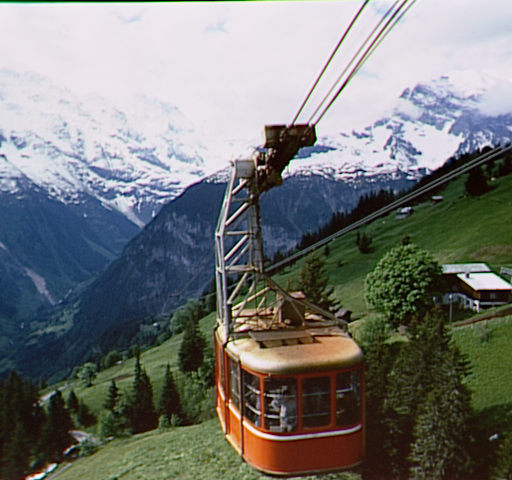
#> input picture cablecar.bmp, 512 x 480 px
$ python part5_channels_split_merge.py
#> lines starting #> are read from the running program, lines starting #| are printed output that depends on the picture
import cv2
import numpy as np
import matplotlib.pyplot as plt

# Read the image
img = cv2.imread('cablecar.bmp')
#> img is the input picture: shape (480, 512, 3); mean B, G, R 117.6, 120, 117.9

if img is None:
    print("Erreur : Impossible de charger l'image.")
else:
    # Separate RGB images (Note: OpenCV reads as BGR)
    B, G, R = cv2.split(img)
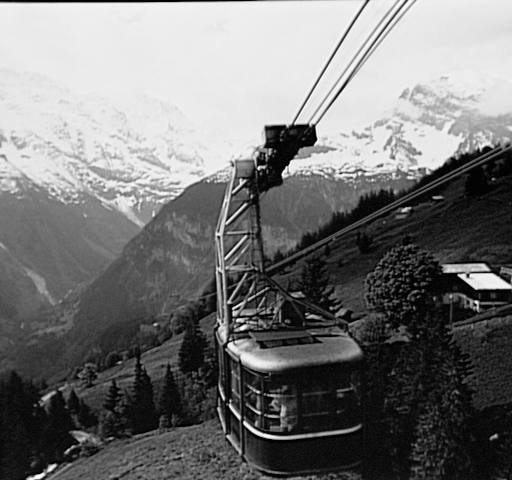
#> B: shape (480, 512); min 0, max 255, mean 117.6
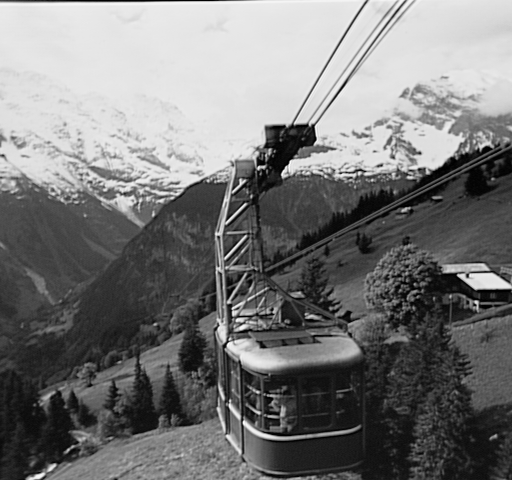
#> G: shape (480, 512); min 0, max 255, mean 120
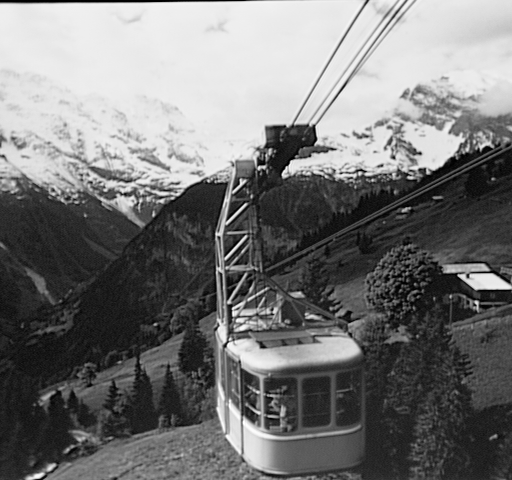
#> R: shape (480, 512); min 0, max 255, mean 117.9

    # Merge back to RGB (OpenCV merge order)
    RGB_img = cv2.merge([R, G, B])

    plt.figure()
    plt.imshow(RGB_img)
    plt.axis('off')
    plt.title('Merged RGB Image')
    plt.show()

    # Create empty images of the same shape
    R_img = np.zeros_like(img)
    G_img = np.zeros_like(img)
    B_img = np.zeros_like(img)

    # Assign values - creating "Red channel only" images
    # R_img should be displayed as RGB, so we put the R component in the first channel (index 0)
    # But wait, if R_img is an RGB image for matplotlib, Red is index 0.
    # The original R channel from cv2.split is the Red intensity.
    # So R_img[:, :, 0] = R is correct for visualizing Red color.
    R_img[:, :, 0] = R # Canal Rouge
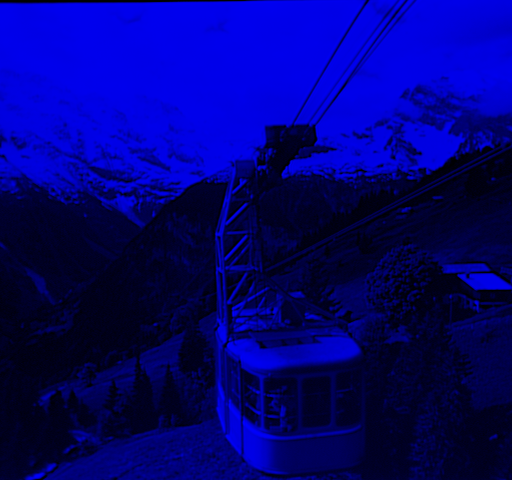
#> R_img: shape (480, 512, 3); mean of channels 0, 1, 2 117.9, 0, 0; drawn as B, G, R
    G_img[:, :, 1] = G # Canal Vert
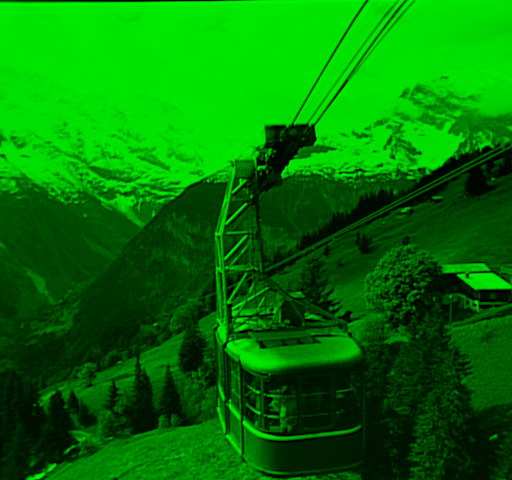
#> G_img: shape (480, 512, 3); mean of channels 0, 1, 2 0, 120, 0; drawn as B, G, R
    B_img[:, :, 2] = B # Canal Bleu
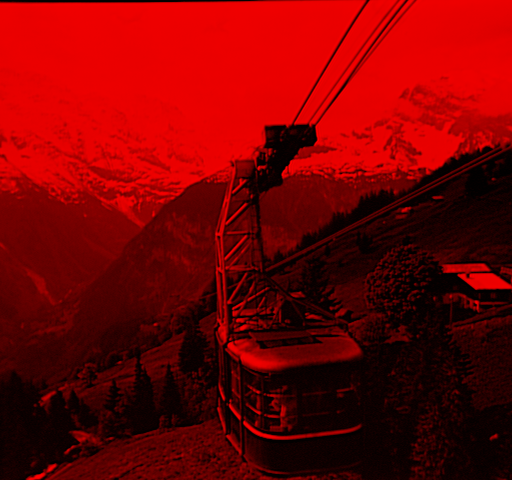
#> B_img: shape (480, 512, 3); mean of channels 0, 1, 2 0, 0, 117.6; drawn as B, G, R

    # Display using subplots
    figure, plot = plt.subplots(nrows=1, ncols=3, figsize=(15, 5))

    plot[0].imshow(R_img)
    plot[0].set_title('canal rouge')
    plot[0].axis('off')

    plot[1].imshow(G_img)
    plot[1].set_title('canal vert')
    plot[1].axis('off')

    plot[2].imshow(B_img)
    plot[2].set_title('canal bleu')
    plot[2].axis('off')

    plt.show()

$ run again, with exercise2_border.png saved as cablecar.bmp
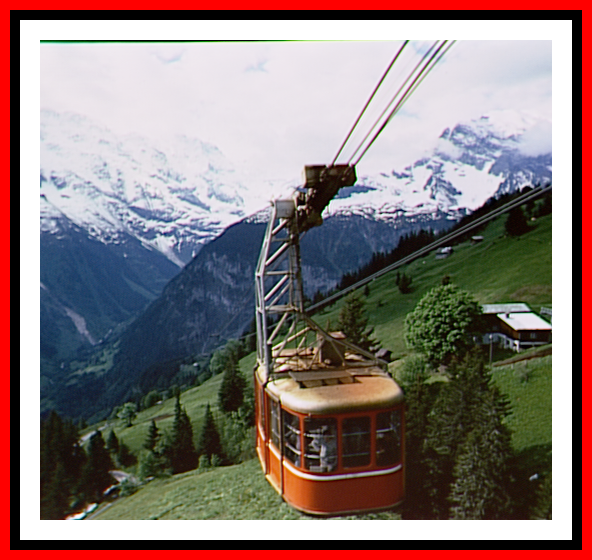
#> input picture exercise2_border.png, 592 x 560 px
#> img is the input picture: shape (560, 592, 3); mean B, G, R 119, 120.7, 136.6
#> `G_img[:, :, 1] = G`:
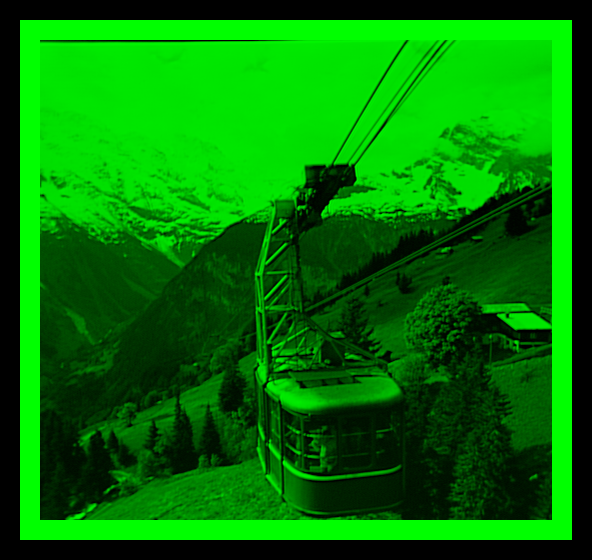
#> G_img: shape (560, 592, 3); mean of channels 0, 1, 2 0, 120.7, 0; drawn as B, G, R
#> `B_img[:, :, 2] = B`:
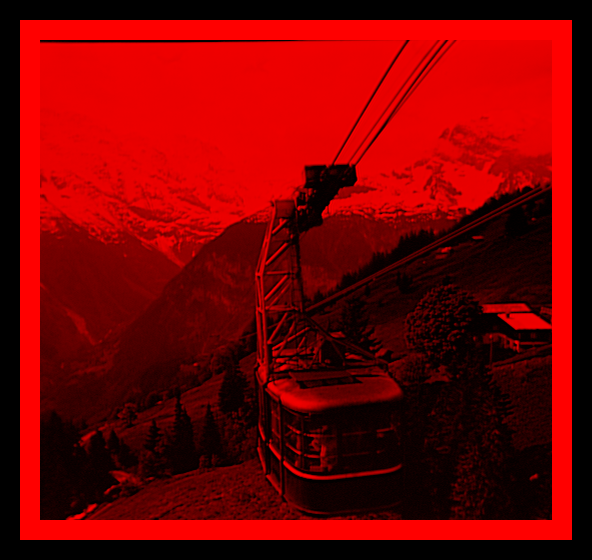
#> B_img: shape (560, 592, 3); mean of channels 0, 1, 2 0, 0, 119; drawn as B, G, R
